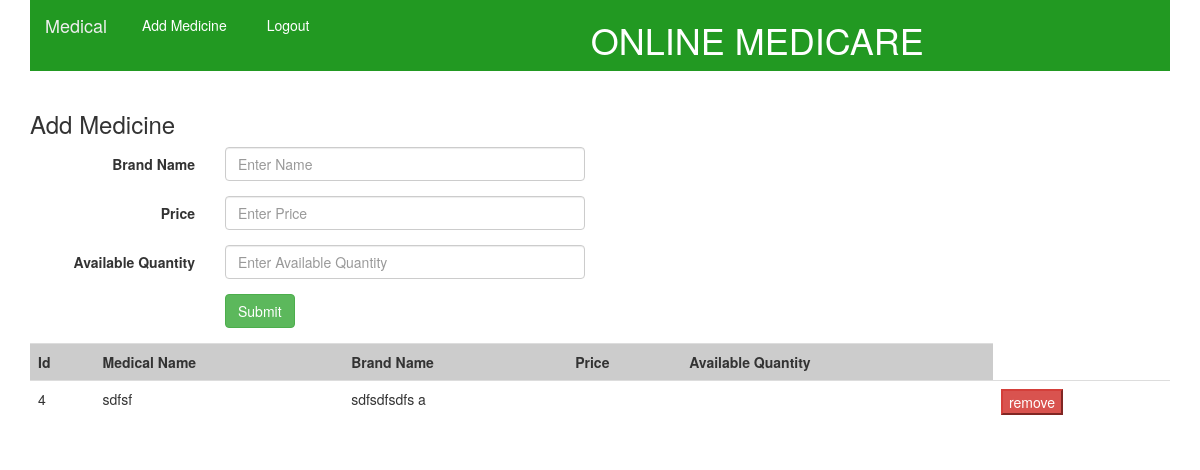
Page /medical/add_medicine.php on the earlier database version.
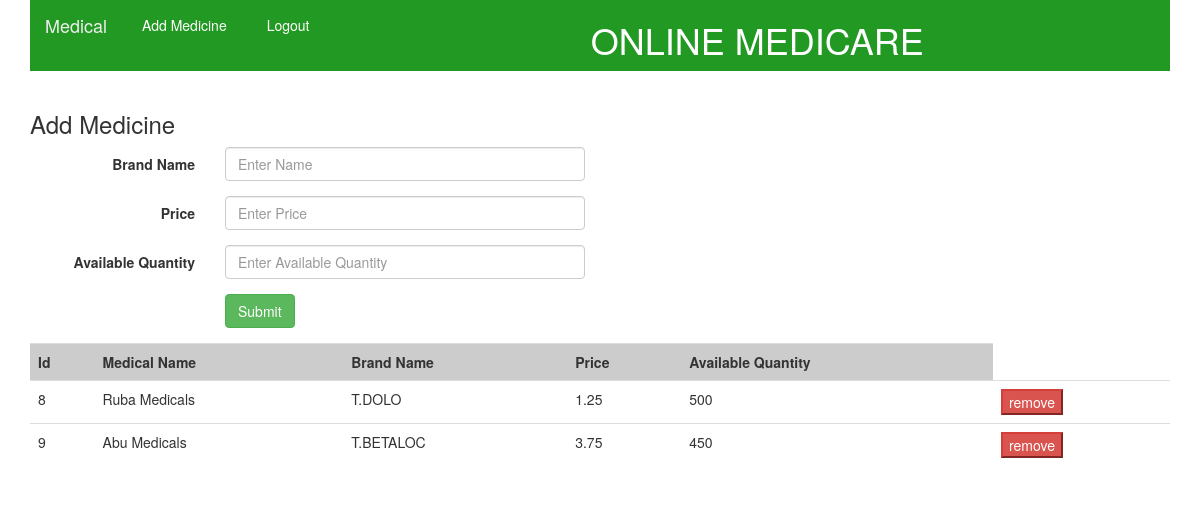
Same page on the later database version.
### tables this page shows
CREATE TABLE IF NOT EXISTS `add_medicine` (
`id` int(111) NOT NULL,
  `mname` varchar(30) NOT NULL,
  `bname` varchar(30) NOT NULL,
  `price` float NOT NULL,
  `available_qty` int(11) NOT NULL
);

### medical/add_medicine.php (the view, shortened to what this page needs)
<!DOCTYPE html>
<html lang="en">
<head>
  <link rel="stylesheet" href="bootstrap/css/bootstrap.min.css">
  </head>
<div class="container">
 <?php
 include('top.php');
 include('../admin/db.php');
			 ?>
     <h3>Add Medicine</h3>
    <form class="form-horizontal" method="post" enctype="multipart/form-data">
	<div class="form-group">
	  <label class="control-label col-sm-2" for="medicine_brand">Brand Name</label>
	  <div class="col-sm-4">
		<input type="text" class="form-control" name="bname" id="medicine_brand" placeholder="Enter Name" required>
	  </div>
	</div>
	<div class="form-group">
	  <label class="control-label col-sm-2" for="combination_generics">Price</label>
	  <div class="col-sm-4">
		<input type="text" class="form-control" name="price" id="combination_generics" placeholder="Enter Price" required>
	  </div>
	</div>
	<div class="form-group">
	  <label class="control-label col-sm-2" for="combination_generics">Available Quantity</label>
	  <div class="col-sm-4">
		<input type="text" class="form-control" name="av_qty" id="combination_generics" placeholder="Enter Available Quantity" required>
	  </div>
	</div>
	<div class="form-group">
	  <div class="col-sm-offset-2 col-sm-10">
		<button type="submit" name="submit" class="btn btn-success">Submit</button>
	  </div>
	</div>
    </form>
		<div class="table-responsive">
	<form method="post" action="">
	<table class="table">
				<tr bgcolor="#ccc">
					<th>Id</th>
					<th>Medical Name</th>
					<th>Brand Name</th>
					<th>Price</th>
					<th>Available Quantity </th>
					</tr>
				<?php
				$select_stock =mysqli_query($con,"SELECT * FROM add_medicine");
				while ($row_stock=mysqli_fetch_array($select_stock))
				{
				  ?>
				   <tr>
				   <td><?php echo $row_stock['id'];?></td>
				   <td><?php echo $row_stock['mname'];?></td>
				   <td><?php echo $row_stock['bname'];?></td>
				   <td><?php echo $row_stock['price'];?></td>
				   <td><?php echo $row_stock['available_qty'];?></td>
				   <td>
				   <input type="submit" name="submit1" class="btn-danger" value="remove">
				   </td>
				   </tr>
				 <?php     }  	?>
				</table>
	      </form>
	      </div>
	      </div>
  </body>
  </html>

Differences in the rows shown:
removed add_medicine: id "4", mname "sdfsf", bname "sdfsdfsdfs a"
added add_medicine: id "8", mname "Ruba Medicals", bname "T.DOLO", price "1.25", available_qty "500"
added add_medicine: id "9", mname "Abu Medicals", bname "T.BETALOC", price "3.75", available_qty "450"
